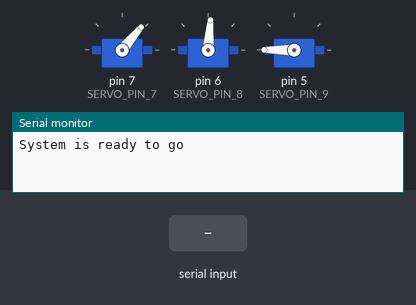
A sketch run on a simulated Arduino Uno, built with avr-gcc and run on an emulated ATmega328P. Parts: 3 × servo, the last lines printed to the serial monitor. Inputs (shaded band) come from the test bench.

Above: at 0.15 s.
At 1.25 s:
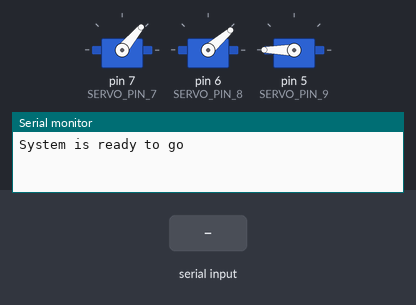
1.3 s: "C\n" received over Serial
At 2.58 s:
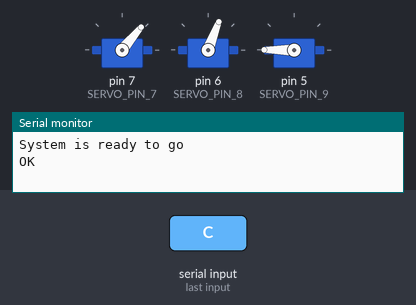
Timing chart, 0 to 16.3 s (numbered marks = the images above; inputs shaded):
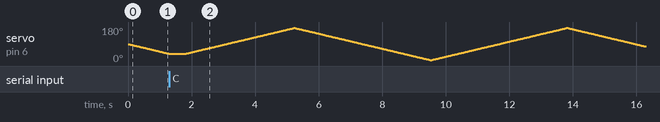

The sketch:

sketch_jan29a.ino
```cpp
#include <ServoEasing.hpp>
#include <math.h>

#define DEFAULT_MICROSECONDS_FOR_0_DEGREE 500
#define DEFAULT_MICROSECONDS_FOR_180_DEGREE 2500

const int SERVO_PIN_7 = 7;
const int SERVO_PIN_8 = 6;
const int SERVO_PIN_9 = 5;

const int SERVO_ANGLE_0 = 50;
const int SERVO_ANGLE_1 = 90;
const int SERVO_ANGLE_2 = 180;

ServoEasing servo0, servo1, servo2;

const int TO_END_RIGHT = 5;
const int TO_END_LEFT = 175;

const int SERVO_SPEED = 25;

bool movingRight = true;
bool changeRotation = false;

void initializeServos() {
  servo0.attach(SERVO_PIN_7, DEFAULT_MICROSECONDS_FOR_0_DEGREE, DEFAULT_MICROSECONDS_FOR_180_DEGREE, 0, 180);
  servo1.attach(SERVO_PIN_8, DEFAULT_MICROSECONDS_FOR_0_DEGREE, DEFAULT_MICROSECONDS_FOR_180_DEGREE, 0, 180);
  servo2.attach(SERVO_PIN_9, DEFAULT_MICROSECONDS_FOR_0_DEGREE, DEFAULT_MICROSECONDS_FOR_180_DEGREE, 0, 180);

  servo0.setEasingType(EASE_LINEAR);
  servo2.setEasingType(EASE_LINEAR);
  servo1.setEasingType(EASE_LINEAR);

  servo0.write(SERVO_ANGLE_0);
  servo1.write(SERVO_ANGLE_1);
  servo2.write(SERVO_ANGLE_2);

}

void checkSerialCommand() {
  if(Serial.available()) {
    String command = Serial.readStringUntil('\n');
    command.trim();

    if (command == "C"){
      changeRotation = true;
    }
  }
}

void moveServo(int targetAngle) {
  int currentAngle = servo1.getCurrentAngle();

  if(targetAngle > currentAngle) {
    for (int angle = currentAngle; angle <= targetAngle; angle++){
      checkSerialCommand();
      if(changeRotation) {
        movingRight = !movingRight;
        changeRotation = false;
        delay(500);
        Serial.println("OK");
        break;
      }
      servo1.write(angle);
      delay(SERVO_SPEED);
    }
  }else {
    for (int angle = currentAngle; angle>= targetAngle; angle--) {
      checkSerialCommand();
      if(changeRotation) {
        movingRight = !movingRight;
        changeRotation = false;
        delay(500);
        Serial.println("OK");
        break;
      }
      servo1.write(angle);
      delay(SERVO_SPEED);
    }
  }
}

void setup() {


  Serial.begin(9600);
  initializeServos();
  setSpeedForAllServos(SERVO_SPEED);
  Serial.println("System is ready to go");
}

void loop() {
  checkSerialCommand();

  //if(changeRotation) {
    //movingRight = !movingRight;
    //changeRotation = false;
  //}

  if(movingRight) {
      moveServo(TO_END_RIGHT);
      movingRight = false;
    } else {
      moveServo(TO_END_LEFT);
      movingRight = true;
    }


}
```
